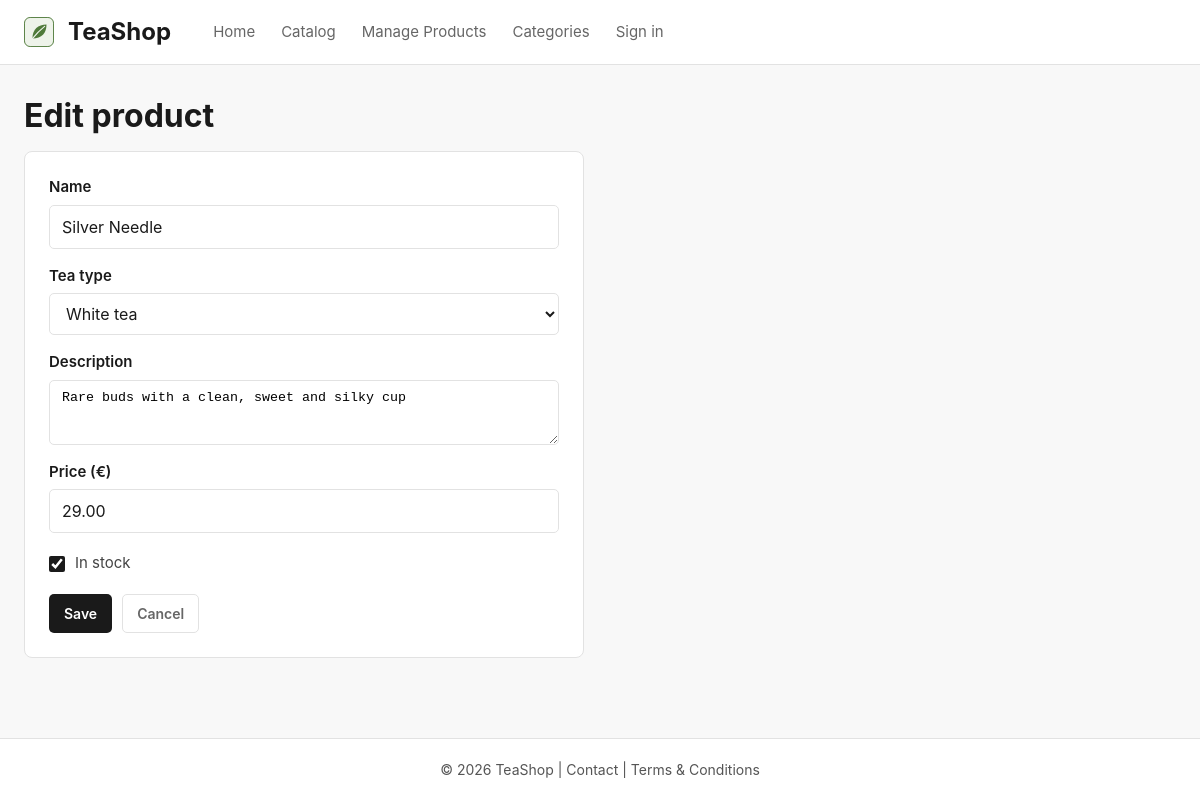
The app's page /?c=product&a=edit&id=8 with its own data.
### tables this page shows
CREATE TABLE `products`
(
    `id`          INT AUTO_INCREMENT PRIMARY KEY,
    `name`        VARCHAR(100)  NOT NULL,
    `type`        VARCHAR(20)   NOT NULL,
    `description` VARCHAR(255)  NOT NULL DEFAULT '',
    `price`       DECIMAL(8, 2) NOT NULL,
    `inStock`     TINYINT(1)    NOT NULL DEFAULT 1
) DEFAULT CHARSET = utf8mb4
  COLLATE = utf8mb4_unicode_ci;

### Framework/Http/Responses/Response.php (called while the page is built, shortened)
<?php
abstract class Response
{
    public function send(): void
    {
        $this->generate();
    }
}

### public/index.php (called while the page is built, shortened)
<?php
require __DIR__ . '/../Framework/ClassLoader.php';
try {
    $app = new App();
    $app->run();
} catch (Exception $e) {
    die('An error occurred: ' . $e->getMessage());
}

### Framework/Http/Request.php (called while the page is built, shortened)
<?php
class Request
{
    private array $get;
    private array $post;
    public function __construct()
    {
        $this->get = $_GET;
        $this->post = $_POST;
    }
    public function get(?string $key = null): mixed
    {
        return $key === null ? $this->get : ($this->get[$key] ?? null);
    }
    public function post(?string $key = null): mixed
    {
        return $key === null ? $this->post : ($this->post[$key] ?? null);
    }
    public function value(string $key): mixed
    {
        return $this->post($key) ?? $this->get($key);
    }
}

### Framework/ClassLoader.php (called while the page is built, shortened)
<?php
class ClassLoader
{
    public static function Boot(): void
    {
        spl_autoload_register(function ($class_name) {
            $file = self::getClassFile($class_name);
        });
    }
    public static function getClassFile(string $className): string
    {
        $baseDir = realpath(dirname(__DIR__));
        $relativePath = str_replace('\\', DIRECTORY_SEPARATOR, ltrim($className, '\\')) . '.php';
        return $baseDir . DIRECTORY_SEPARATOR . $relativePath;
    }
}
require __DIR__ . DIRECTORY_SEPARATOR . 'Support' . DIRECTORY_SEPARATOR . 'functions.php';

### Framework/Core/Model.php (called while the page is built, shortened)
<?php
abstract class Model implements \JsonSerializable
{
    protected static array $columnsMap = [];
    private static array $dbColumns = [];
    private static IDbConvention $dbConventions;
    protected static function getTableName(): string
    {
        return self::getConventions()->getTableName(get_called_class());
    }
    protected static function getPkColumnName(): string
    {
        return self::getConventions()->getPkColumnName(get_called_class());
    }
    protected static function getColumnsMap(): array
    {
        return static::$columnsMap ?? [];
    }
    public static function getOne(mixed $id): ?static
    {
        try {
            $sql = "SELECT " . static::getDBColumnNamesList() . " FROM `" . static::getTableName() . "` WHERE `" .
                static::getPkColumnName() . "`=?";
            $stmt = Connection::getInstance()->prepare($sql);
            $stmt->setFetchMode(PDO::FETCH_CLASS | PDO::FETCH_PROPS_LATE, static::class);
            $stmt->execute([$id]);
            $model = $stmt->fetch() ?: null;
            if ($model !== null) {
                $model->_dbId = $model->getIdValue();
                $model->_resultSet = new ResultSet([$model]);
            }
            return $model;
        } catch (PDOException $exception) {
            throw new Exception('Query failed: ' . $exception->getMessage(), 0, $exception);
        }
    }
    private static function getDbColumns(): array
    {
        try {
            $sql = "DESCRIBE " . static::getTableName();
            $stmt = Connection::getInstance()->prepare($sql);
            $stmt->execute([]);
            self::$dbColumns[static::class] = array_column($stmt->fetchAll(), 'Field');
            return self::$dbColumns[static::class];
        } catch (PDOException $exception) {
            throw new Exception('Query failed: ' . $exception->getMessage(), 0, $exception);
        }
    }
    private function getIdValue(): mixed
    {
        $pk = static::getPkColumnName();
        $prop = static::toPropertyName($pk);
        return isset($this->{$prop}) ? $this->{$prop} : null;
    }
    private static function getModelProperties(): array
    {
        $reflection = new \ReflectionClass(static::class);
        $properties = [];
        foreach ($reflection->getProperties() as $property) {
            $propertyName = $property->getName();
            if ($property->isStatic()) {
                continue;
            }
            $properties[$propertyName] = true;
        }
        return $properties;
    }
    private static function getDBColumnNamesList(): string
    {
        $dbColumns = [];
        foreach (static::getDbColumns() as $columnName) {
            $propertyName = static::toPropertyName($columnName);
            if ($propertyName != $columnName) {
                $dbColumns[] = "`$columnName` AS {$propertyName}";
            } else {
                $dbColumns[] = $columnName;
            }
        }
        return implode(', ', $dbColumns);
    }
    private static function toPropertyName(string $columnName): string
    {
        $customMapping = static::getColumnsMap();
        if (isset($customMapping[$columnName])) {
            return $customMapping[$columnName];
        } else {
            return static::getConventions()->toPropertyName($columnName);
        }
    }
    private static function getConventions(): IDbConvention
    {
        if (!isset(static::$dbConventions)) {
            static::$dbConventions = new (Configuration::DB_CONVENTIONS_CLASS)();
        }
        return static::$dbConventions;
    }
}

### Framework/Support/Inflect.php (called while the page is built, shortened)
<?php
class Inflect
{
    public static $plural = array(
        '/(quiz)$/i' => "$1zes",
        '/^(ox)$/i' => "$1en",
        '/([m|l])ouse$/i' => "$1ice",
        '/(matr|vert|ind)ix|ex$/i' => "$1ices",
        '/(x|ch|ss|sh)$/i' => "$1es",
        '/([^aeiouy]|qu)y$/i' => "$1ies",
        '/(hive)$/i' => "$1s",
        '/(?:([^f])fe|([lr])f)$/i' => "$1$2ves",
        '/(shea|lea|loa|thie)f$/i' => "$1ves",
        '/sis$/i' => "ses",
        '/([ti])um$/i' => "$1a",
        '/(tomat|potat|ech|her|vet)o$/i' => "$1oes",
        '/(bu)s$/i' => "$1ses",
        '/(alias)$/i' => "$1es",
        '/(octop)us$/i' => "$1i",
        '/(ax|test)is$/i' => "$1es",
        '/(us)$/i' => "$1es",
        '/s$/i' => "s",
        '/$/' => "s"
    );
    public static $irregular = array(
        'move' => 'moves',
        'foot' => 'feet',
        'goose' => 'geese',
        'sex' => 'sexes',
        'child' => 'children',
        'man' => 'men',
        'tooth' => 'teeth',
        'person' => 'people',
        'valve' => 'valves'
    );
    public static function pluralize($string)
    {
        foreach (self::$irregular as $pattern => $result) {
            $pattern = '/' . $pattern . '$/i';
        }
        foreach (self::$plural as $pattern => $result) {
            if (preg_match($pattern, $string)) {
                return preg_replace($pattern, $result, $string);
            }
        }
        return $string;
    }
}

### Framework/DB/DefaultConventions.php (called while the page is built, shortened)
<?php
class DefaultConventions implements IDbConvention
{
    public function getTableName(string $className): string
    {
        $arr = explode("\\", $className);
        return Inflect::pluralize(strtolower(end($arr)));
    }
    public function getPkColumnName(string $className): string
    {
        return 'id';
    }
    public function toPropertyName(string $columnName): string
    {
        return $columnName;
    }
}

### Framework/DB/Connection.php (called while the page is built, shortened)
<?php
class Connection
{
    private static ?Connection $instance = null;
    private PDO $db;
    public function __construct(PDO $db)
    {
        $this->db = $db;
    }
    public static function getInstance(): Connection
    {
        try {
            if (self::$instance == null) {
                $db = new PDO(
                    'mysql:dbname=' . Configuration::DB_NAME . ';host=' . Configuration::DB_HOST,
                    Configuration::DB_USER,
                    Configuration::DB_PASS
                );
                $db->setAttribute(PDO::ATTR_ERRMODE, PDO::ERRMODE_EXCEPTION);
                $db->setAttribute(PDO::ATTR_EMULATE_PREPARES, true);
                self::$instance = new self($db);
            }
            return self::$instance;
        } catch (PDOException $e) {
            throw new Exception('Connection failed: ' . $e->getMessage());
        }
    }
    public function prepare(string $sql): DebugStatement
    {
        try {
            return new DebugStatement($this->db->prepare($sql));
        } catch (PDOException $e) {
            throw new Exception('Prepare failed: ' . $e->getMessage());
        }
    }
}

### Framework/DB/DebugStatement.php (called while the page is built, shortened)
<?php
class DebugStatement
{
    private PDOStatementAlias $stmt;
    public function __construct($stmt)
    {
        $this->stmt = $stmt;
    }
    public function execute(?array $params = null): bool
    {
        $result = $this->stmt->execute($params);
        $this->stmt->debugDumpParams();
        return $result;
    }
    public function __call(string $name, array $arguments): mixed
    {
        return $this->stmt->{$name}(...$arguments);
    }
}

### App/Controllers/ProductController.php (called while the page is built, shortened)
<?php
class ProductController extends BaseController
{
    public function edit(Request $request): Response
    {
        $product = $this->getProductOr404((int)$request->value('id'));
        return $this->html(['product' => $product, 'errors' => []], 'form');
    }
    private function getProductOr404(int $id): Product
    {
        $product = Product::getOne($id);
        return $product;
    }
}

### Framework/Support/LinkGenerator.php (called while the page is built, shortened)
<?php
class LinkGenerator
{
    private Request $request;
    private Router $router;
    public function __construct(Request $request, Router $router)
    {
        $this->request = $request;
        $this->router = $router;
    }
    public function url(
        string|array $destination,
        array $parameters = [],
        bool $absolute = false,
        bool $appendParameters = false
    ): string {
        if (is_array($destination)) {
            $parameters = $destination;
            $destination = "{$this->router->getControllerName()}.{$this->router->getAction()}";
        }
        list($controller, $action) = explode(".", $destination);
        $args = $appendParameters ? $this->request->get() : [];
        $args = ["c" => lcfirst($controller), "a" => $action != "index" ? $action : null] + $parameters + $args;
        $basePath = $absolute ? $this->request->getBaseUrl() : "";
        return $basePath . "?" . http_build_query($args);
    }
}

### Framework/Support/functions.php (called while the page is built)
<?php
if (!function_exists('e')) {
    function e(mixed $value): string
    {
        return htmlspecialchars((string)$value, ENT_QUOTES | ENT_SUBSTITUTE | ENT_HTML5, 'UTF-8');
    }
}

### App/Views/Product/form.view.php (the view, shortened to what this page needs)
<h1><?= $product->getId() ? 'Edit product' : 'New product' ?></h1>
<form method="post" action="<?= $link->url('product.save') ?>" class="card form-card">
    <div class="form-row">
        <label for="name">Name</label>
        <input type="text" id="name" name="name" required maxlength="100"
               value="<?= e($product->getName()) ?>">
    </div>
    <div class="form-row">
        <label for="type">Tea type</label>
        <select id="type" name="type" required>
            <?php foreach (\App\Models\Product::TYPES as $value => $label) { ?>
                <option value="<?= e($value) ?>" <?= $product->getType() === $value ? 'selected' : '' ?>>
                    <?= e($label) ?>
                </option>
            <?php } ?>
        </select>
    </div>
    <div class="form-row">
        <label for="description">Description</label>
        <textarea id="description" name="description" rows="3"
                  maxlength="255"><?= e($product->getDescription()) ?></textarea>
    </div>
    <div class="form-row">
        <label for="price">Price (€)</label>
        <input type="number" id="price" name="price" required min="0" step="0.01"
               value="<?= e($product->getPrice()) ?>">
    </div>
    <label class="checkbox">
        <input type="checkbox" name="inStock" value="1" <?= $product->isInStock() ? 'checked' : '' ?>>
        In stock
    </label>
    <div class="form-actions">
        <button type="submit" class="btn btn-primary">Save</button>
        <a href="<?= $link->url('product.index') ?>" class="btn btn-ghost">Cancel</a>
    </div>
</form>

### public/css/style.css (style rules this page uses)
:root { --color-bg: #f8f8f8; --color-surface: #ffffff; --color-text: #1a1a1a; --color-muted: #666666; --color-border: #e2e2e2; --color-placeholder: #f2f2f2; --color-primary: #1a1a1a; --color-primary-hover: #3a3a3a; --color-accent: #4f7a3a; --radius: 8px; --radius-sm: 5px; --container: 1200px; --gutter: 24px; --font: "Inter", system-ui, -apple-system, "Segoe UI", Roboto, Arial, sans-serif; }
*, *::before, *::after { box-sizing: border-box; }
html { -webkit-text-size-adjust: 100%; }
body { margin: 0; min-height: 100vh; display: flex; flex-direction: column; font-family: var(--font); font-size: 16px; line-height: 1.5; color: var(--color-text); background: var(--color-bg); }
a { color: inherit; }
h1, h2, h3 { margin: 0 0 .5em; line-height: 1.2; }
h1 { font-size: 2rem; }
button, input, select { font: inherit; color: inherit; }
.btn { display: inline-flex; align-items: center; justify-content: center; gap: 6px; padding: 8px 14px; border: 1px solid transparent; border-radius: var(--radius-sm); font-size: .875rem; font-weight: 600; text-decoration: none; cursor: pointer; white-space: nowrap; }
.btn-primary { background: var(--color-primary); color: #fff; }
.btn-ghost { background: transparent; border-color: var(--color-border); color: var(--color-muted); }
.card { background: var(--color-surface); border: 1px solid var(--color-border); border-radius: var(--radius); overflow: hidden; }
.checkbox { display: flex; align-items: center; gap: 10px; padding: 3px 0; font-size: .9375rem; color: #444; cursor: pointer; }
.checkbox input { width: 16px; height: 16px; margin: 0; accent-color: var(--color-primary); }
.form-card { max-width: 560px; padding: 24px; display: flex; flex-direction: column; gap: 16px; }
.form-row { display: flex; flex-direction: column; gap: 6px; }
.form-row label { font-weight: 600; font-size: .9375rem; }
.form-row input, .form-row select, .form-row textarea { width: 100%; padding: 9px 12px; border: 1px solid var(--color-border); border-radius: var(--radius-sm); background: var(--color-surface); }
.form-row textarea { resize: vertical; }
.form-actions { display: flex; gap: 10px; }

### records on screen
products: name "Silver Needle", type "White tea", description "Rare buds with a clean, sweet and silky cup", price "29.00", inStock "☑"

### other values on screen
App\Configuration::APP_NAME "TeaShop"
